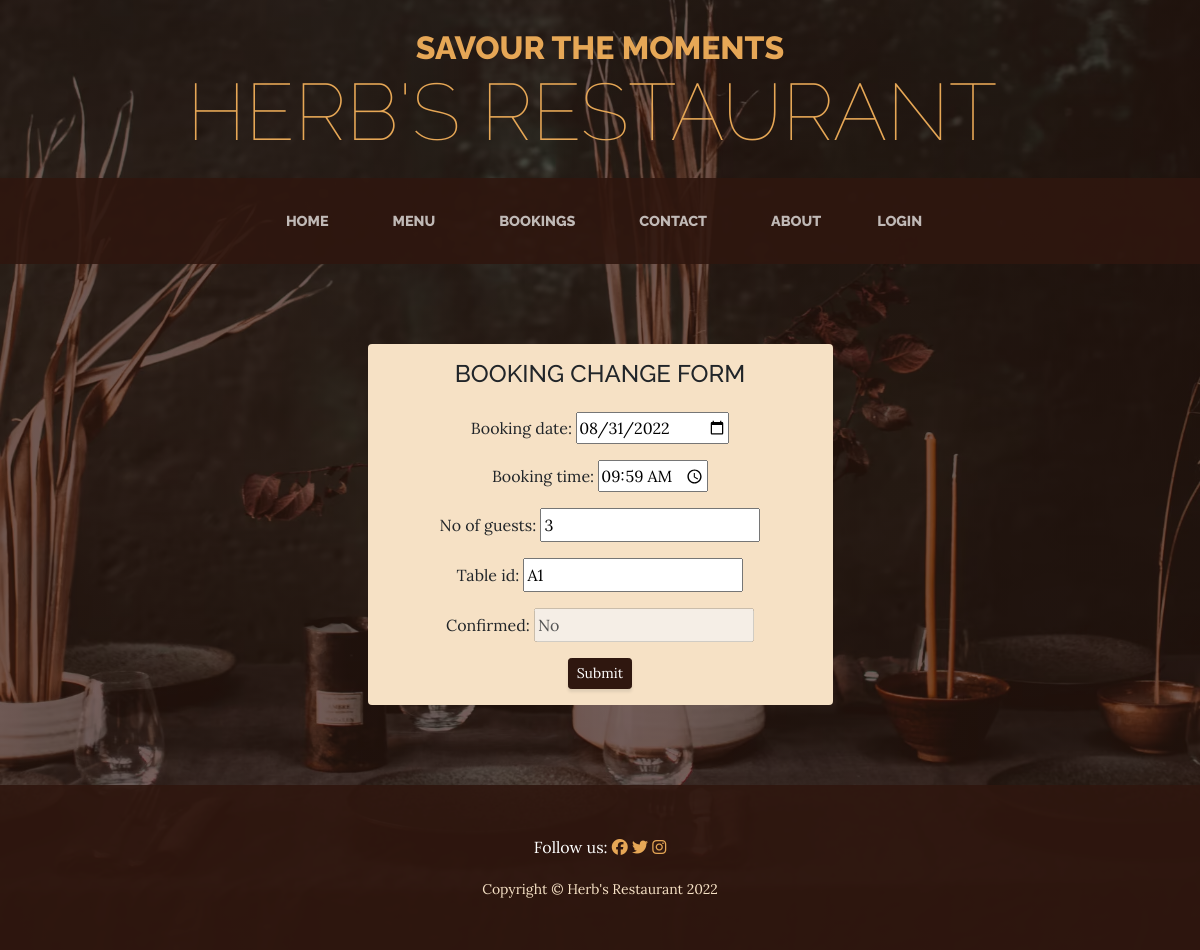
The app's page /update/6 with its own data.
### booking/models.py (models this page shows, shortened)
class Booking(models.Model):
    booking_id = models.BigAutoField(
        auto_created=True,
        primary_key=True,
        serialize=False,
        verbose_name='ID')
    booking_date = models.DateField()
    booking_time = models.TimeField()
    created_date = models.DateTimeField(auto_now_add=True)
    last_updated_on = models.DateTimeField(auto_now=True)
    table_id = models.CharField(max_length=30)
    no_of_guests = models.PositiveIntegerField()
    confirm = models.CharField(max_length=10, default='No')
    login_email = models.CharField(max_length=50)
    class Meta:
        ordering = ['booking_date']

### booking/views.py (the view, shortened to what this page needs)
# urls.py: path('update/<booking_id>', views.update_booking, name='update'),
def update_booking(request, booking_id):
    booking = get_object_or_404(Booking, booking_id=booking_id)
    init_table_id = booking.table_id
    form = BookingForm(instance=booking)
    context = {
        'form': form
    }
    return render(request, 'update_booking.html', context)

### booking/forms.py
class BookingForm(ModelForm):
    class Meta:
        model = Booking
        fields = [
            'booking_date',
            'booking_time',
            'no_of_guests',
            'table_id',
            'confirm']
        labels = {
            'confirm': 'Confirmed'
        }
        widgets = {
            'booking_date': DateInput(
                format=('%Y-%m-%d'),
                attrs={
                    'placeholder': 'Select a date',
                    'type': 'date'
                }),
            'booking_time': TimeInput(
                format=('%H:%M'),
                attrs={
                    'type': 'time'
                    })
        }
    def __init__(self, *args, **kwargs):
        super().__init__(*args, **kwargs)
        self.fields['confirm'].disabled = True

### templates/update_booking.html (shortened to what this page needs)
{% extends 'base.html' %}
{% block content %}
{% load crispy_forms_tags %}
<div class="container">
    <div class="row">
        <section class="page-section about-heading">
            <div class="col-xl-5 col-lg-6 mx-auto">
                <div class="bg-faded rounded p-3">
                    <div class="text-center">
                        <h4 class="section-heading mb-4">Booking Change Form</h4>
                    </div>
                    <form class="text-center" method="post">
                        {% if some_flag %}
                        <div id="some_flag" title="Some Flag">
                            <p>Table <strong>{{ table_id }}</strong> is already booked.</p>
                        </div>
                        <button class="btn btn-secondary btn-sm" type="submit">Close</button>
                        {% else %}
                        {{ form.as_p }}
                        <button class="btn btn-secondary btn-sm" type="submit">Submit</button>
                        {% endif %}
                    </form>
                </div>
            </div>
        </section>
    </div>
</div>
{% endblock%}

### records on screen
Booking: booking_date "08/31/2022", booking_time "09:59", no_of_guests "3", table_id "A1", confirm "No"
